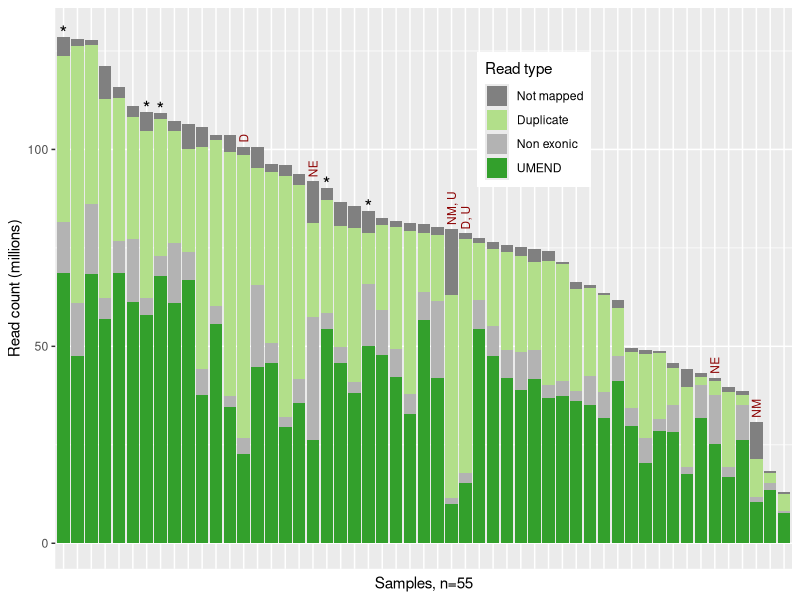
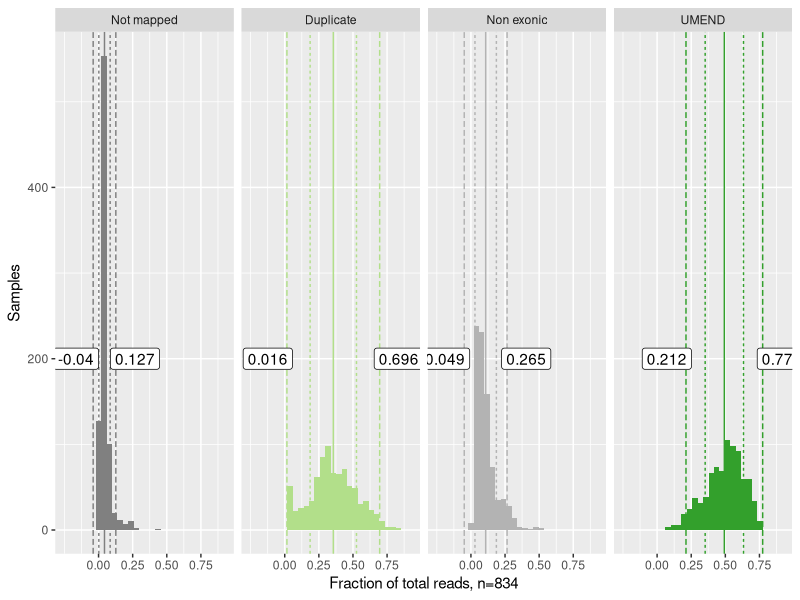
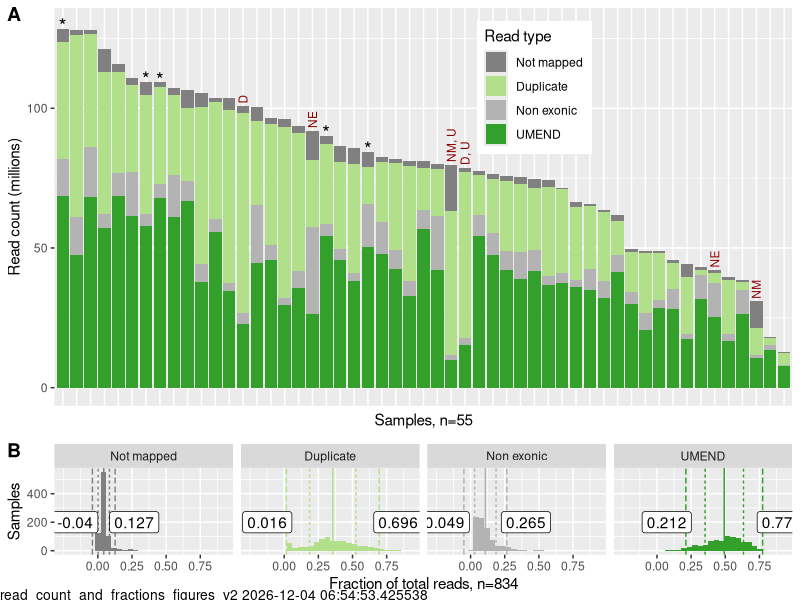
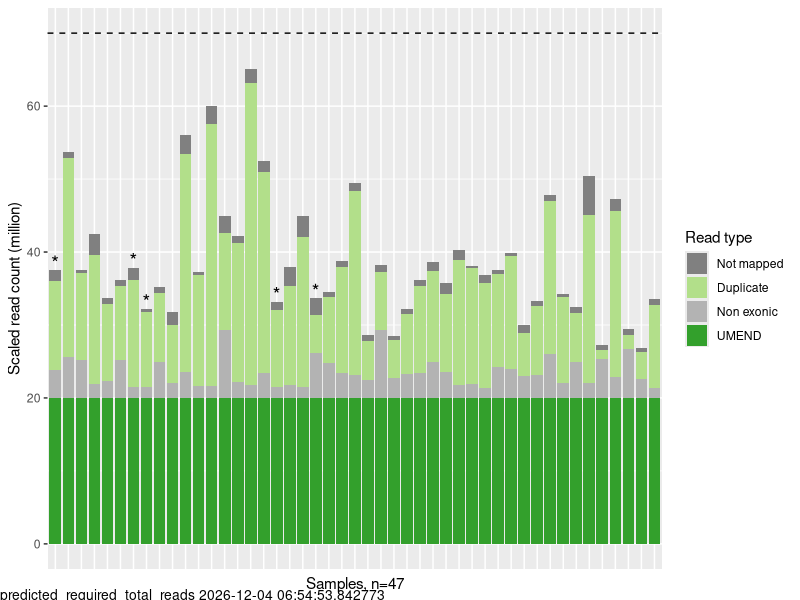
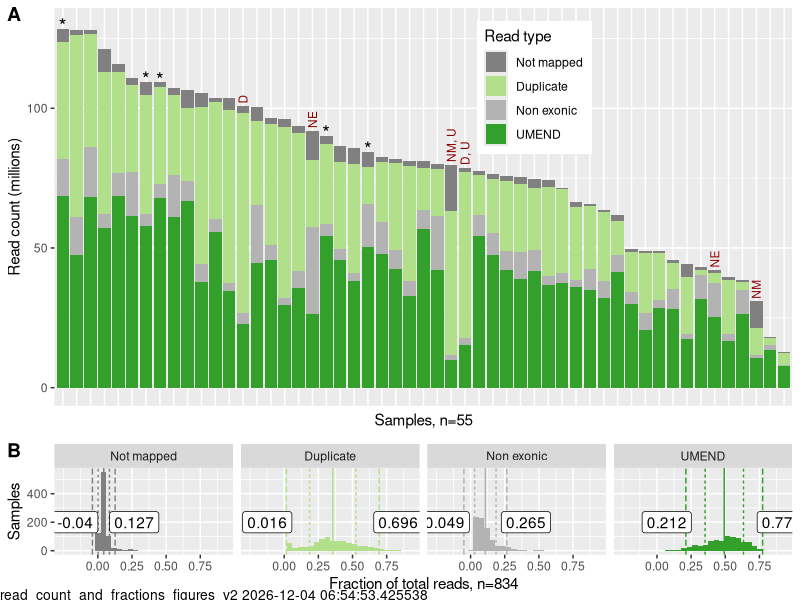
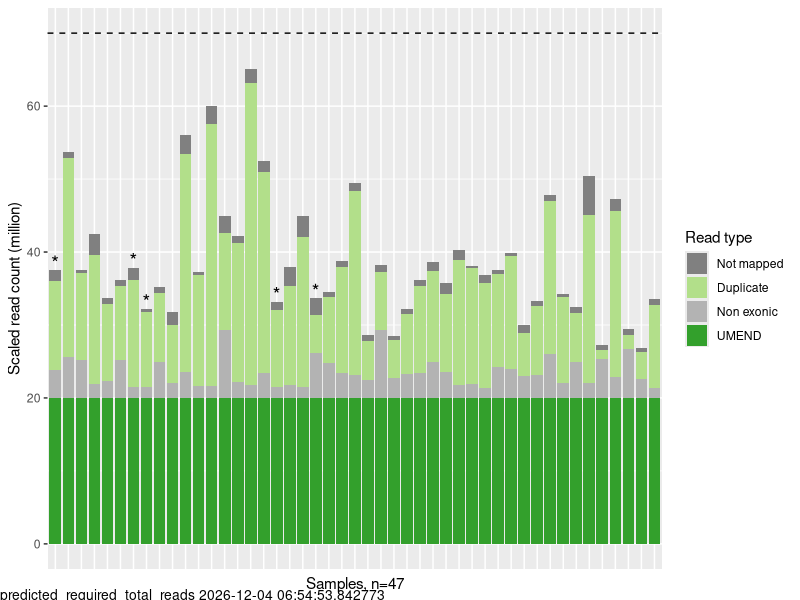

These charts were generated, in order, by the following R code:
## ---- chunk 1

knitr::opts_chunk$set(echo = TRUE)
# knitr::opts_knit$set(root.dir = "~/Documents/Dropbox/ucsc/projects/gitCode/drafts_of_umend_qc_publication/")

library(readr)
library(tidyr)
library(dplyr)
library(ggplot2)
library(gridGraphics)
library(RColorBrewer)
library(viridis)
library(ggrepel)
library(cowplot)

## ---- chunk 2

n_samples_to_plot <- 50

library(RColorBrewer)

source_palette <- brewer.pal(12, "Paired")
cb_dark_green <- source_palette[4]
cb_light_green <- source_palette[3]



raw_names_for_read_types <-  c("not_mapped", "duplicate_reads", "non_exonic_reads", "UMEND")
intermediate_names_for_read_types = c("Not mapped", "Duplicate reads", "Non exonic reads", "UMEND")
better_names_for_read_types <- c("Not mapped", "Duplicate", "Non exonic", "UMEND")

category_colors <- c(grey(0.5), cb_light_green, grey(0.7), cb_dark_green) 
names(category_colors) <- intermediate_names_for_read_types

## ---- chunk 3

allCountsRaw <- read_tsv(file.path( "../data/raw_read_survey_results_2019_05_13.txt"), 
                         col_names = c("sample_id", "count_type", "read_count")) %>%
  spread(count_type, read_count) 

parent_sample_data <- read_tsv("../data/parent_sample_data_source.tsv") %>% rename(pub_ID = publication_id)

## ---- chunk 4

complete_counts_raw <- na.omit(allCountsRaw) %>%
  filter(!grepl("TH06", sample_id)) # exclude placeholder QC values from TH06 (we don't have real QC values for these samples)


complete_counts <- complete_counts_raw %>%
  mutate(mapped_read_count = Multimapped_read_count + Uniquely_mapped_read_count) %>%
  select(-Multimapped_read_count, -Uniquely_mapped_read_count )




# consider excluding samples in which duplicates may have been removed
# dplyr::filter(!grepl("THR08", sample_id )) # i think duplicates may have been removed from these samples
# nrow (filter(allCountsRaw, grepl("THR08", sample_id )))


# effect of excluding NA, which are usually samples without four measurements
nrow(na.omit(complete_counts_raw))
nrow((complete_counts_raw))


## ---- chunk 5

read_counts <- complete_counts %>%
  rename(UM = mapped_read_count,
         UMND = Uniquely_mapped_non_duplicate_read_count)

## ---- chunk 6

orderByTotalReads <- read_counts %>% arrange(desc(total_sequences)) %>%	.$sample_id
read_counts_with_slices <- read_counts %>% 
  arrange(desc(total_sequences)) %>% 
  mutate(pct_UMEND = UMEND / total_sequences,
         Percent_duplicates = 1 - (UMND / UM), 
         not_mapped = total_sequences - UM,
         duplicate_reads = UM - UMND,
         non_exonic_reads = UMND - UMEND,
         sum_slices = UMEND + non_exonic_reads + duplicate_reads + not_mapped)

## ---- chunk 7

plotInfo <- read_counts_with_slices %>% 
			select(sample_id,
			       not_mapped,
			       duplicate_reads,
			       non_exonic_reads,
			       UMEND,
			       Percent_duplicates,
			       pct_UMEND,
			       total_sequences) %>%
			gather(read_type, read_count, not_mapped, duplicate_reads, non_exonic_reads, UMEND) %>%
			mutate(read_type = intermediate_names_for_read_types[match(read_type, raw_names_for_read_types)],
			       read_type = factor(read_type,
			                          levels = intermediate_names_for_read_types),
			       sample_id = factor(sample_id, levels = orderByTotalReads),
			       read_countM = read_count / 1e6,
			       percent_of_total = read_count / total_sequences)

## ---- chunk 8
                 
# smaller dataset to show individual samples
read_counts_from_reasonably_sized_samples <- read_counts %>%
  filter(total_sequences < 150E6) # the most relevant set, and limiting makes plots intelligible


selected_parent_samples <- tibble(THid = parent_sample_data$`Treehouse ID`)

# selected_parent_samples$plot_id = paste0("S", 1:nrow(selected_parent_samples))
selected_parent_samples$plot_id = "*"

n_random_samples_needed <- nrow(read_counts_from_reasonably_sized_samples) - nrow(selected_parent_samples)
set.seed(2)
random_samples <- read_counts_from_reasonably_sized_samples[sample(1:n_random_samples_needed,n_samples_to_plot),]$sample_id
samples_for_small_dataset <- c(selected_parent_samples$THid, random_samples)
# special_designation=c("other", "From_Fig1")
# special_designation <- c("", "*")
small_plot_data <- subset(plotInfo, sample_id %in% samples_for_small_dataset) %>%
  mutate(highlight_text = selected_parent_samples$plot_id[match(sample_id, selected_parent_samples$THid)])
# small_plot_data$highlight_text = factor(special_designation[1 + small_plot_data$sample_id %in% example_samples_to_force_into_small_dataset],
#                                        levels = rev(special_designation))
selected_small_plot_data <- plotInfo %>%
  dplyr::filter(sample_id %in% selected_parent_samples$THid)

## ---- chunk 9

read_type_mean_and_sd_20U <- plotInfo %>% 
  group_by(sample_id) %>%
  dplyr::filter(read_countM[read_type == "UMEND"] > 20) %>% 
  group_by(read_type) %>% 
  summarize(mean_pct_of_total = mean(percent_of_total), 
            one_sd = sd(percent_of_total),
            mean_minus_one_sd = mean_pct_of_total - one_sd,
            mean_plus_one_sd = mean_pct_of_total + one_sd,
            mean_minus_two_sd = mean_pct_of_total - one_sd * 2,
            mean_plus_two_sd = mean_pct_of_total + one_sd * 2) %>% 
  gather(stat, value, -one_sd, -read_type) %>%
  mutate(stat2 = gsub("^.*two_sd", "two_sd", gsub("^.*one_sd", "one_sd", stat)))

read_types_with_a_lower_bound <- c("UMEND", "Duplicate reads")

read_type_pct_thresholds_raw <- read_type_mean_and_sd_20U %>% 
  dplyr::filter(grepl("two_sd", stat)) %>%
  mutate(value2 = ifelse(grepl("minus_two_sd", stat),
                         ifelse(read_type %in% read_types_with_a_lower_bound,
                                value,
                                0),
                         value))
# 
# read_type_pct_thresholds <- read_type_pct_thresholds_raw %>% 
#  select(read_type, stat, value2) %>%
#   spread(stat, value2) %>%
#   rename(min_pct = mean_minus_two_sd, max_pct = mean_plus_two_sd)

read_type_pct_thresholds <- read_type_pct_thresholds_raw %>% 
 select(read_type, stat, value) %>%
  spread(stat, value) %>%
  rename(min_pct = mean_minus_two_sd, max_pct = mean_plus_two_sd)



## ---- chunk 10

plot_info_with_limits <- left_join(plotInfo, read_type_pct_thresholds, by = "read_type") %>%
  mutate(within_limits = ifelse(percent_of_total > min_pct,
                                ifelse(percent_of_total<max_pct,
                                       "within_limits",
                                       "above_limit"),
                                "below_limit"))

samples_within_read_type_limits <- plot_info_with_limits %>% 
  group_by(sample_id) %>%
  filter(sum(grepl("within_limits", within_limits)) == 4) %>%
  pull(sample_id) %>% unique


length(unique(plot_info_with_limits$sample_id))
length(samples_within_read_type_limits)

length(samples_within_read_type_limits)/length(unique(plot_info_with_limits$sample_id))
## ---- chunk 11

small_plot_data$not_WNL <- small_plot_data$sample_id  %in% samples_within_read_type_limits

#cat(as.character(unique(small_plot_data$sample_id)), file="early_55_sample_list.txt")

threshold_codes=c("NM"="Not mapped", "D"="Duplicate reads", "NE" = "Non exonic reads", "U" = "UMEND")

threshold_failure_notes <- subset(plot_info_with_limits, sample_id  %in% subset(small_plot_data, ! not_WNL)$sample_id) %>% 
  filter(within_limits != "within_limits") %>%
  mutate(threshold_code = names(threshold_codes)[match(read_type, threshold_codes)]) %>%
  group_by(sample_id, total_sequences) %>%
  summarize(failed_thresholds = paste(threshold_code, collapse=", "))

# to review visually
subset(plot_info_with_limits, sample_id  %in% subset(small_plot_data, ! not_WNL)$sample_id) %>% 
  filter(within_limits != "within_limits") %>%
  select(sample_id, read_type, within_limits) %>%
  spread(read_type, within_limits) 

# of the samples i've looked at, a below threshold UMEND value is always accompanied by a value that exceeds the threshold in another category


## ---- chunk 12

# includes all samples

min_UMEND = 20 * 1e6

adjusted_read_counts <- plotInfo %>% 
  group_by(sample_id) %>% 
  mutate(adjustment_factor = 1 / (read_count[read_type == "UMEND"]/min_UMEND),
         adjust_read_count = adjustment_factor * read_count,
         total_adjusted_read_count = sum(adjust_read_count))

## ---- chunk 13

# includes only samples within the reference ranges

proposed_thresholds = c(1,seq(4,48, by = 4))
percentiles_to_query = 0.95 # c(50, 75, 95, 100)/100

#library(purrr)

# remove failed samples
plot_info_within_limits <- plotInfo %>%
  filter(sample_id %in% samples_within_read_type_limits)

proposed_threshold=1
percentile_to_query=0.95

rescale_and_get_percentile <- function(proposed_threshold, percentile_to_query) {
  plot_info_within_limits %>% 
    filter(read_type == "UMEND") %>%
    mutate(adjustment_factor = 1 / (read_count / (proposed_threshold * 1e6)),
           adjusted_total = adjustment_factor * total_sequences) %>%
    pull(adjusted_total) %>%
    quantile(percentile_to_query)
}

predictions <- NULL
for (proposed_threshold in proposed_thresholds) {
  for (percentile_to_query in percentiles_to_query){
    predictions <- bind_rows(predictions,
                             tibble(proposed_threshold,
                                    percentile_to_query,
                                    predicted_total_reads = rescale_and_get_percentile(proposed_threshold,
                                                                                       percentile_to_query)))
  }
}


write_tsv(predictions %>% filter(percentile_to_query==0.95),
          "../data/predicted_required_total_reads_within_limits.tsv")



## ---- chunk 14
plot_title <- "Total number of reads in a sample does not predict the number of UMEND reads"
figure_name <- "read_count_and_fractions_figures_v2"


# note negative values in small_plot_data$read_countM, e.g. -0.4817530
p1 <- ggplot(small_plot_data) +
  geom_bar(data = small_plot_data,
           aes(x = sample_id,
               y = read_countM,
               fill = read_type),
           size = 1,
           stat = "identity") +
  scale_fill_manual("Read type", values = category_colors, labels=better_names_for_read_types) +
  scale_color_grey(end = 0.6) +
  # facet_grid(.~highlight_sample, scales="free_x", space="free") + 
  xlab(paste0("Samples, n=", length(samples_for_small_dataset))) +
  ylab("Read count (millions)") +
#  ylim(0, 175) +
  geom_text(data=subset(small_plot_data, read_type == "UMEND"),
                               aes(x = sample_id,
                y = 1 + total_sequences / 1e6,
                label = highlight_text),
            color = "black",
            size = 5) +
  geom_text(data=threshold_failure_notes,
            aes(x = sample_id,
                y = 1 + total_sequences / 1e6,
                label = failed_thresholds),
            angle=90, hjust=0,
            color = "darkred",
            size=3) +
  # labs(caption= paste(figure_name, Sys.time())) + 
    theme(axis.ticks.x = element_blank(), 
          axis.text.x = element_blank(),
#           legend.position = c(.4,.86)
           legend.position = c(0.65, 0.8)
        #   plot.caption = element_text(hjust = -1)
    ) 
  #geom_text(data=selected_small_plot_data, aes(x=sample_id, y=total_sequences), label="*")

p1


## ---- chunk 15

plotInfo_20U <- plotInfo %>% 
  group_by(sample_id) %>%
  dplyr::filter(read_countM[read_type == "UMEND"] > 20)

read_type_names <- better_names_for_read_types
names(read_type_names)= names(category_colors)

read_type_labeller <- function(variable,value){
  return(read_type_names[value])
}


p20 <-  ggplot(plotInfo_20U) + 
  geom_histogram(aes(x = percent_of_total, fill = read_type)) + 
  geom_vline(data = read_type_mean_and_sd_20U, 
             aes(xintercept = value,
                 color = read_type,
                 linetype = stat2)) +
  scale_fill_manual(values = category_colors) +
  scale_color_manual(values = category_colors) +
  facet_wrap(~read_type, nrow=1, labeller=read_type_labeller) 

p20b <- p20 + 
  theme(legend.position = "none") +
  ylab("Samples") + 
  xlab(paste0("Fraction of total reads, n=", length(unique(plotInfo_20U$sample_id)))) 

padding_from_line <- -0.04

read_type_pct_thresholds_for_fig2 <- read_type_pct_thresholds %>%
  gather(threshold, value, -read_type) %>%
  mutate(
    x = ifelse(threshold=="max_pct", value + padding_from_line, value - padding_from_line),
#    y = ifelse(read_type %in% c("Duplicate reads", "UMEND"), 200, 50),
    y = 200,
    hjust = ifelse(threshold=="max_pct", "left", "right"),
    label = ifelse(threshold=="max_pct", 
                   paste0("mean\n+ 2sd\n", round(value, 3)),
                   paste0("mean\n- 2sd\n", round(value, 3))
                   )
    )

p20c <- 
  p20b + 
  geom_label(data = read_type_pct_thresholds_for_fig2, 
            aes(x = x, y = y, label = round(value, 3), hjust = hjust)
  ) + 
  scale_x_continuous(breaks = seq(0, 1, by=0.25)) +
  expand_limits(x = c(-0.25, 0.9))

p20c
## ---- chunk 16

#p12 <- plot_grid(p1, p20c, labels = c("A", "B"), rel_widths = c(2.5, 1.5) , axis = "x", align = "h")

p12 <- plot_grid(p1, p20c, labels = c("A", "B"), rel_heights = c(4, 1.5), nrow=2 , axis = "y", align = "v")


#title <- ggdraw() +
 # draw_label(plot_title, fontface = 'bold')

fig_file_base <- paste(figure_name, Sys.time())

#plot_output <- plot_grid(title, p12, ncol = 1, rel_heights = c(0.1, 1)) + 
plot_output <-   p12 +
  draw_label(fig_file_base,
             x = 0,
             y = 0,
             vjust = 0,
             hjust = 0,
             size = 10) #, fontface = 'bold')

plot_output
# ggsave(paste0("../figures_and_tables/", gsub(" ", "_", gsub(":", "-", fig_file_base)), ".png"), plot_output, height = 5, width = 12.5)
ggsave(paste0("../figures_and_tables/", gsub(" ", "_", gsub(":", "-", fig_file_base)), ".png"), plot_output, height = 7, width = 11)
## ---- chunk 17

number_of_samples_analyzed <-  nrow(complete_counts_raw)


project_ids <- gsub("TARGET-40.*$", "TARGET-40", gsub("_.*", "", complete_counts_raw$sample_id)) 

number_of_projects <- length(unique(project_ids))

print(paste("The total number of samples analyzed was",number_of_samples_analyzed, "from", number_of_projects, "projects"))


number_of_samples_with_more_than_20M_UMEND_reads <- nrow(subset(complete_counts_raw, UMEND> 20E6))
print(paste( number_of_samples_with_more_than_20M_UMEND_reads, "samples have more than 20M UMEND reads"))

number_of_samples_within_reference_ranges <- length(samples_within_read_type_limits)
print(paste(number_of_samples_within_reference_ranges,"samples that had values within the reference range"))

median_num_of_UMEND_reads_in_samples_within_limits <- plot_info_with_limits %>% 
  filter(within_limits == "within_limits",
         read_type == "UMEND") %>%
  pull(read_countM) %>%
  median
  
print(paste("the median number of UMEND reads in these samples was", round(median_num_of_UMEND_reads_in_samples_within_limits, 1), "million"))


# nrow(subset(complete_counts_raw, UMEND> 20E6 & sample_id %in% samples_within_read_type_limits)) # 710
# 
# total_lost_to_10_UMEND_threshold <-  nrow(subset(complete_counts_raw, UMEND< 10E6)) # 710
# 
# pct_lost_to_10_UMEND_threshold <-  total_lost_to_10_UMEND_threshold/number_of_samples_analyzed
# 
# total_lost_to_ref_range <- number_of_samples_analyzed - number_of_samples_within_reference_ranges
# 
# pct_lost_to_ref_range <- total_lost_to_ref_range/number_of_samples_analyzed

## ---- chunk 18

figure_name <- "predicted_required_total_reads"
fig_file_base <- paste(figure_name, Sys.time())

this_plot_data <- subset(adjusted_read_counts,
                   sample_id %in% samples_for_small_dataset &
                   sample_id %in% samples_within_read_type_limits)

this_plot_data_for_labels <- this_plot_data %>%
  filter(sample_id %in% selected_parent_samples$THid,
         read_type == "UMEND") 

p <- ggplot(this_plot_data) + 
  geom_bar(aes(x = sample_id, 
               y = adjust_read_count / 1e6, 
               fill = read_type), size = 1, stat = "identity") +
  geom_hline(yintercept = 70, linetype = "dashed") +
  scale_fill_manual("Read type", values = category_colors, labels=better_names_for_read_types) +
  scale_color_grey(end = 0.6) + 
  xlab("Sample") +
  theme(axis.ticks.x = element_blank(), 
        axis.text.x = element_blank()) +
  ylab("Scaled read count (million)") + 
  xlab(paste0("Samples, n=", length(unique(this_plot_data$sample_id)))) +
  geom_text(data=this_plot_data_for_labels,
                               aes(x = sample_id,
                y = 1 + total_adjusted_read_count / 1e6,
                label = "*"),
            color = "black",
            size = 5) 
###

plot_output <- plot_grid(p) +
  draw_label(paste(figure_name, Sys.time()),
             x = 0, 
             y = 0,             
             vjust = 0, 
             hjust = 0, 
             size = 10) 

plot_output

ggsave(paste0("../figures_and_tables/", gsub(" ", "_", gsub(":", "-", fig_file_base)), ".png"), plot_output, height = 5, width = 8)
## ---- chunk 19


print(paste(number_of_samples_within_reference_ranges,"samples that had values within the reference range"))

adjusted_UMEND_wnl <- 
adjusted_read_counts %>%
filter(sample_id %in% samples_within_read_type_limits,
       read_type == "UMEND"
       ) 


# t5 is the  nsamples in the reference range require fewer than 70M total reads to contain 20M UMEND reads

t5 <- adjusted_UMEND_wnl %>% filter(total_adjusted_read_count < 70E6) %>% nrow
t5/nrow(adjusted_UMEND_wnl)

print(paste("All samples in this figure and", round(100*t5/nrow(adjusted_UMEND_wnl)), "% of the", number_of_samples_within_reference_ranges, "samples in the reference range require fewer than 70M total reads to contain 20M UMEND reads (dashed horizontal line)."))


## ---- chunk 20

read_counts_with_slices %>% 
  mutate(project=gsub("[-_].*$", "", sample_id)) %>%
  group_by(project) %>%
  summarize(
    mean_pct_dupe=mean(Percent_duplicates),
    n=n()
    ) %>%
  arrange((mean_pct_dupe))

read_counts_with_slices %>% 
  filter(UMEND>20E6) %>%
  mutate(project=gsub("[-_].*$", "", sample_id)) %>%
  group_by(project) %>%
  summarize(
    mean_pct_dupe=mean(Percent_duplicates),
    n=n()
    ) %>%
  arrange((mean_pct_dupe))
